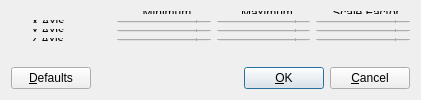
<?xml version="1.0" encoding="UTF-8"?>
<ui version="4.0">
 <class>RangeUI</class>
 <widget class="QDialog" name="RangeUI">
  <property name="windowTitle">
   <string>Range</string>
  </property>
  <property name="sizeGripEnabled">
   <bool>false</bool>
  </property>
  <layout class="QVBoxLayout">
   <item>
    <layout class="QHBoxLayout">
     <item>
      <spacer name="spacer24">
       <property name="sizePolicy">
        <sizepolicy hsizetype="Ignored" vsizetype="Minimum">
         <horstretch>0</horstretch>
         <verstretch>0</verstretch>
        </sizepolicy>
       </property>
       <property name="orientation">
        <enum>Qt::Horizontal</enum>
       </property>
       <property name="sizeType">
        <enum>QSizePolicy::Ignored</enum>
       </property>
       <property name="sizeHint" stdset="0">
        <size>
         <width>20</width>
         <height>20</height>
        </size>
       </property>
      </spacer>
     </item>
     <item>
      <layout class="QGridLayout">
       <item row="0" column="1">
        <widget class="QLabel" name="textLabel6">
         <property name="sizePolicy">
          <sizepolicy hsizetype="Ignored" vsizetype="Ignored">
           <horstretch>0</horstretch>
           <verstretch>0</verstretch>
          </sizepolicy>
         </property>
         <property name="minimumSize">
          <size>
           <width>100</width>
           <height>0</height>
          </size>
         </property>
         <property name="text">
          <string>Minimum</string>
         </property>
         <property name="alignment">
          <set>Qt::AlignCenter</set>
         </property>
         <property name="wordWrap">
          <bool>false</bool>
         </property>
        </widget>
       </item>
       <item row="0" column="2">
        <widget class="QLabel" name="textLabel7">
         <property name="sizePolicy">
          <sizepolicy hsizetype="Ignored" vsizetype="Ignored">
           <horstretch>0</horstretch>
           <verstretch>0</verstretch>
          </sizepolicy>
         </property>
         <property name="minimumSize">
          <size>
           <width>100</width>
           <height>0</height>
          </size>
         </property>
         <property name="text">
          <string>Maximum</string>
         </property>
         <property name="alignment">
          <set>Qt::AlignCenter</set>
         </property>
         <property name="wordWrap">
          <bool>false</bool>
         </property>
        </widget>
       </item>
       <item row="0" column="3">
        <widget class="QLabel" name="textLabel8">
         <property name="sizePolicy">
          <sizepolicy hsizetype="Ignored" vsizetype="Ignored">
           <horstretch>0</horstretch>
           <verstretch>0</verstretch>
          </sizepolicy>
         </property>
         <property name="minimumSize">
          <size>
           <width>100</width>
           <height>0</height>
          </size>
         </property>
         <property name="text">
          <string>Scale Factor</string>
         </property>
         <property name="alignment">
          <set>Qt::AlignCenter</set>
         </property>
         <property name="wordWrap">
          <bool>false</bool>
         </property>
        </widget>
       </item>
       <item row="1" column="0">
        <widget class="QLabel" name="textLabel3">
         <property name="sizePolicy">
          <sizepolicy hsizetype="Ignored" vsizetype="Ignored">
           <horstretch>0</horstretch>
           <verstretch>0</verstretch>
          </sizepolicy>
         </property>
         <property name="minimumSize">
          <size>
           <width>80</width>
           <height>0</height>
          </size>
         </property>
         <property name="text">
          <string>X Axis</string>
         </property>
         <property name="alignment">
          <set>Qt::AlignLeading|Qt::AlignLeft|Qt::AlignVCenter</set>
         </property>
         <property name="wordWrap">
          <bool>false</bool>
         </property>
        </widget>
       </item>
       <item row="1" column="1">
        <widget class="QDoubleSpinBox" name="spinBoxUI1">
         <property name="sizePolicy">
          <sizepolicy hsizetype="Ignored" vsizetype="Ignored">
           <horstretch>0</horstretch>
           <verstretch>0</verstretch>
          </sizepolicy>
         </property>
        </widget>
       </item>
       <item row="1" column="2">
        <widget class="QDoubleSpinBox" name="spinBoxUI4">
         <property name="sizePolicy">
          <sizepolicy hsizetype="Ignored" vsizetype="Ignored">
           <horstretch>0</horstretch>
           <verstretch>0</verstretch>
          </sizepolicy>
         </property>
        </widget>
       </item>
       <item row="1" column="3">
        <widget class="QDoubleSpinBox" name="spinBoxUI7">
         <property name="sizePolicy">
          <sizepolicy hsizetype="Ignored" vsizetype="Ignored">
           <horstretch>0</horstretch>
           <verstretch>0</verstretch>
          </sizepolicy>
         </property>
        </widget>
       </item>
       <item row="2" column="0">
        <widget class="QLabel" name="textLabel4">
         <property name="sizePolicy">
          <sizepolicy hsizetype="Ignored" vsizetype="Ignored">
           <horstretch>0</horstretch>
           <verstretch>0</verstretch>
          </sizepolicy>
         </property>
         <property name="minimumSize">
          <size>
           <width>80</width>
           <height>0</height>
          </size>
         </property>
         <property name="text">
          <string>Y Axis</string>
         </property>
         <property name="alignment">
          <set>Qt::AlignLeading|Qt::AlignLeft|Qt::AlignVCenter</set>
         </property>
         <property name="wordWrap">
          <bool>false</bool>
         </property>
        </widget>
       </item>
       <item row="2" column="1">
        <widget class="QDoubleSpinBox" name="spinBoxUI2">
         <property name="sizePolicy">
          <sizepolicy hsizetype="Ignored" vsizetype="Ignored">
           <horstretch>0</horstretch>
           <verstretch>0</verstretch>
          </sizepolicy>
         </property>
        </widget>
       </item>
       <item row="2" column="2">
        <widget class="QDoubleSpinBox" name="spinBoxUI5">
         <property name="sizePolicy">
          <sizepolicy hsizetype="Ignored" vsizetype="Ignored">
           <horstretch>0</horstretch>
           <verstretch>0</verstretch>
          </sizepolicy>
         </property>
        </widget>
       </item>
       <item row="2" column="3">
        <widget class="QDoubleSpinBox" name="spinBoxUI8">
         <property name="sizePolicy">
          <sizepolicy hsizetype="Ignored" vsizetype="Ignored">
           <horstretch>0</horstretch>
           <verstretch>0</verstretch>
          </sizepolicy>
         </property>
        </widget>
       </item>
       <item row="3" column="0">
        <widget class="QLabel" name="textLabel5">
         <property name="sizePolicy">
          <sizepolicy hsizetype="Ignored" vsizetype="Ignored">
           <horstretch>0</horstretch>
           <verstretch>0</verstretch>
          </sizepolicy>
         </property>
         <property name="minimumSize">
          <size>
           <width>80</width>
           <height>0</height>
          </size>
         </property>
         <property name="text">
          <string>Z Axis</string>
         </property>
         <property name="alignment">
          <set>Qt::AlignLeading|Qt::AlignLeft|Qt::AlignVCenter</set>
         </property>
         <property name="wordWrap">
          <bool>false</bool>
         </property>
        </widget>
       </item>
       <item row="3" column="1">
        <widget class="QDoubleSpinBox" name="spinBoxUI3">
         <property name="sizePolicy">
          <sizepolicy hsizetype="Ignored" vsizetype="Ignored">
           <horstretch>0</horstretch>
           <verstretch>0</verstretch>
          </sizepolicy>
         </property>
        </widget>
       </item>
       <item row="3" column="2">
        <widget class="QDoubleSpinBox" name="spinBoxUI6">
         <property name="sizePolicy">
          <sizepolicy hsizetype="Ignored" vsizetype="Ignored">
           <horstretch>0</horstretch>
           <verstretch>0</verstretch>
          </sizepolicy>
         </property>
        </widget>
       </item>
       <item row="3" column="3">
        <widget class="QDoubleSpinBox" name="spinBoxUI9">
         <property name="sizePolicy">
          <sizepolicy hsizetype="Ignored" vsizetype="Ignored">
           <horstretch>0</horstretch>
           <verstretch>0</verstretch>
          </sizepolicy>
         </property>
        </widget>
       </item>
      </layout>
     </item>
    </layout>
   </item>
   <item>
    <spacer name="spacer23">
     <property name="sizePolicy">
      <sizepolicy hsizetype="Minimum" vsizetype="Ignored">
       <horstretch>0</horstretch>
       <verstretch>0</verstretch>
      </sizepolicy>
     </property>
     <property name="orientation">
      <enum>Qt::Vertical</enum>
     </property>
     <property name="sizeType">
      <enum>QSizePolicy::Ignored</enum>
     </property>
     <property name="sizeHint" stdset="0">
      <size>
       <width>20</width>
       <height>20</height>
      </size>
     </property>
    </spacer>
   </item>
   <item>
    <layout class="QHBoxLayout">
     <item>
      <widget class="QPushButton" name="buttonDefaults">
       <property name="sizePolicy">
        <sizepolicy hsizetype="Minimum" vsizetype="Fixed">
         <horstretch>0</horstretch>
         <verstretch>0</verstretch>
        </sizepolicy>
       </property>
       <property name="text">
        <string>&amp;Defaults</string>
       </property>
       <property name="shortcut">
        <string>Alt+D</string>
       </property>
      </widget>
     </item>
     <item>
      <spacer name="Horizontal Spacing2">
       <property name="sizePolicy">
        <sizepolicy hsizetype="Ignored" vsizetype="Minimum">
         <horstretch>0</horstretch>
         <verstretch>0</verstretch>
        </sizepolicy>
       </property>
       <property name="orientation">
        <enum>Qt::Horizontal</enum>
       </property>
       <property name="sizeType">
        <enum>QSizePolicy::Ignored</enum>
       </property>
       <property name="sizeHint" stdset="0">
        <size>
         <width>147</width>
         <height>20</height>
        </size>
       </property>
      </spacer>
     </item>
     <item>
      <widget class="QPushButton" name="buttonOk">
       <property name="sizePolicy">
        <sizepolicy hsizetype="Minimum" vsizetype="Fixed">
         <horstretch>0</horstretch>
         <verstretch>0</verstretch>
        </sizepolicy>
       </property>
       <property name="text">
        <string>&amp;OK</string>
       </property>
       <property name="shortcut">
        <string/>
       </property>
       <property name="autoDefault">
        <bool>true</bool>
       </property>
       <property name="default">
        <bool>true</bool>
       </property>
      </widget>
     </item>
     <item>
      <widget class="QPushButton" name="buttonCancel">
       <property name="sizePolicy">
        <sizepolicy hsizetype="Minimum" vsizetype="Fixed">
         <horstretch>0</horstretch>
         <verstretch>0</verstretch>
        </sizepolicy>
       </property>
       <property name="text">
        <string>&amp;Cancel</string>
       </property>
       <property name="shortcut">
        <string/>
       </property>
       <property name="autoDefault">
        <bool>true</bool>
       </property>
      </widget>
     </item>
    </layout>
   </item>
  </layout>
 </widget>
 <layoutdefault spacing="6" margin="11"/>
 <tabstops>
  <tabstop>buttonDefaults</tabstop>
  <tabstop>buttonOk</tabstop>
  <tabstop>buttonCancel</tabstop>
 </tabstops>
 <includes>
  <include location="local">spinboxui.h</include>
  <include location="local">spinboxui.h</include>
  <include location="local">spinboxui.h</include>
  <include location="local">spinboxui.h</include>
  <include location="local">spinboxui.h</include>
  <include location="local">spinboxui.h</include>
  <include location="local">spinboxui.h</include>
  <include location="local">spinboxui.h</include>
  <include location="local">spinboxui.h</include>
 </includes>
 <resources/>
 <connections>
  <connection>
   <sender>buttonOk</sender>
   <signal>clicked()</signal>
   <receiver>RangeUI</receiver>
   <slot>accept()</slot>
   <hints>
    <hint type="sourcelabel">
     <x>20</x>
     <y>20</y>
    </hint>
    <hint type="destinationlabel">
     <x>20</x>
     <y>20</y>
    </hint>
   </hints>
  </connection>
  <connection>
   <sender>buttonCancel</sender>
   <signal>clicked()</signal>
   <receiver>RangeUI</receiver>
   <slot>reject()</slot>
   <hints>
    <hint type="sourcelabel">
     <x>20</x>
     <y>20</y>
    </hint>
    <hint type="destinationlabel">
     <x>20</x>
     <y>20</y>
    </hint>
   </hints>
  </connection>
  <connection>
   <sender>buttonDefaults</sender>
   <signal>clicked()</signal>
   <receiver>RangeUI</receiver>
   <slot>slotDefaults()</slot>
   <hints>
    <hint type="sourcelabel">
     <x>20</x>
     <y>20</y>
    </hint>
    <hint type="destinationlabel">
     <x>20</x>
     <y>20</y>
    </hint>
   </hints>
  </connection>
 </connections>
</ui>
